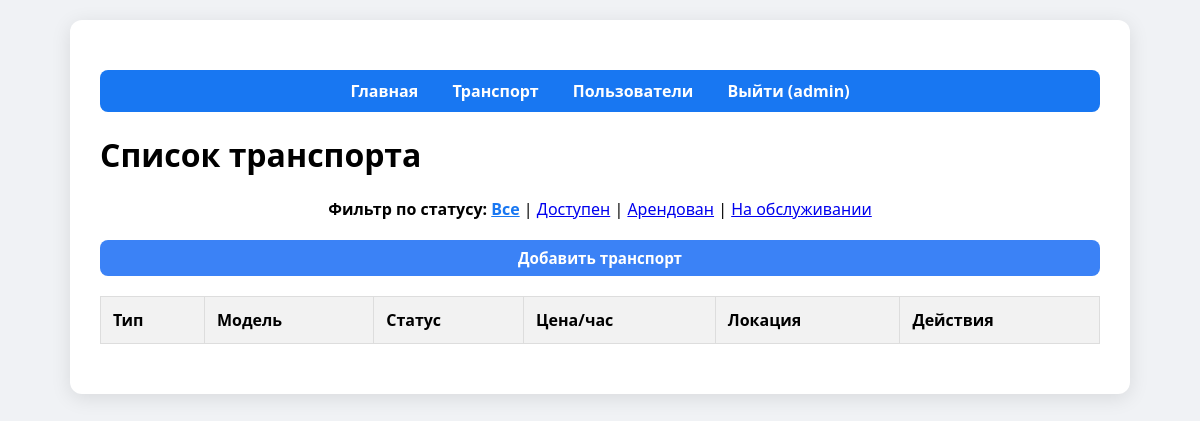
Page /transports (signed in) on the earlier database version.
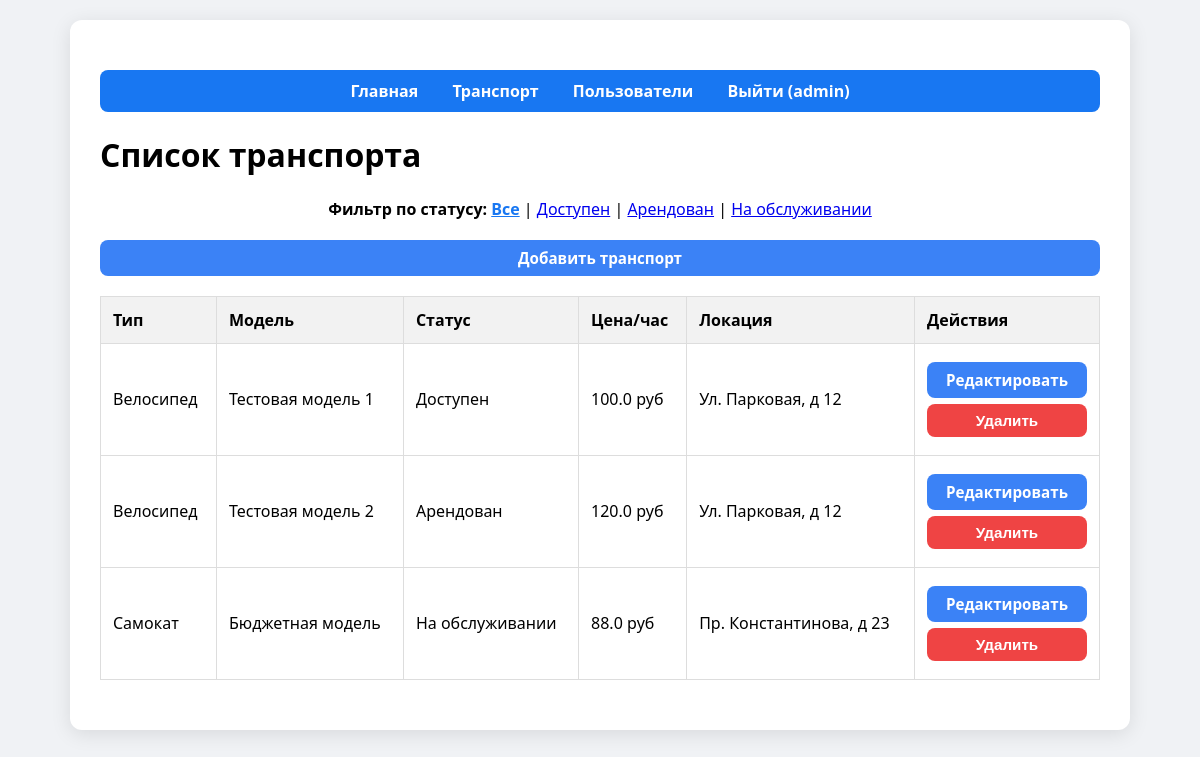
Same page on the later database version.
### models.py (models this page shows, shortened)
class User(UserMixin, db.Model):
    __tablename__ = 'users'
    id = db.Column(db.Integer, primary_key=True)
    username = db.Column(db.String(80), unique=True, nullable=False)
    password_hash = db.Column(db.String(256), nullable=False)
    role = db.Column(db.String(20), default='user')  # 'user' или 'admin'
    def is_admin(self):
        return self.role == 'admin'

class Transport(db.Model):
    __tablename__ = 'transports'
    id = db.Column(db.Integer, primary_key=True)
    type = db.Column(db.String(20), nullable=False)  # Велосипед / самокат
    model = db.Column(db.String(100), nullable=False)
    status = db.Column(db.String(20), default='available')  # Доступно, арендовано, тех.обслуживание
    price_per_hour = db.Column(db.Float, nullable=False)
    location = db.Column(db.String(100))

### app.py (the view)
@app.route('/transports')
@login_required
def transports():
    status_filter = request.args.get('status')
    query = Transport.query
    if status_filter in ['available', 'rented', 'maintenance']:
        query = query.filter_by(status=status_filter)
    transports = query.all()
    return render_template('transport_list.html',
                           transports=transports,
                           current_filter=status_filter)

### app.py (called while the page is built)
@login_manager.user_loader
def load_user(user_id):
    return User.query.get(int(user_id))

### templates/transport_list.html (shortened to what this page needs)
{% extends "base.html" %}
{% block content %}
<h1>Список транспорта</h1>
<div style="margin-bottom: 20px; text-align: center;">
    <strong>Фильтр по статусу:</strong>
    <a href="{{ url_for('transports') }}" class="{% if not current_filter %}active{% endif %}">Все</a> |
    <a href="{{ url_for('transports', status='available') }}" class="{% if current_filter == 'available' %}active{% endif %}">Доступен</a> |
    <a href="{{ url_for('transports', status='rented') }}" class="{% if current_filter == 'rented' %}active{% endif %}">Арендован</a> |
    <a href="{{ url_for('transports', status='maintenance') }}" class="{% if current_filter == 'maintenance' %}active{% endif %}">На обслуживании</a>
</div>
{% if current_user.is_admin() %}
    <div class="actions" style="margin-bottom: 20px; text-align: center;">
        <a href="{{ url_for('transport_edit') }}" class="button primary">Добавить транспорт</a>
    </div>
{% endif %}
<table>
    <thead>
        <tr>
            <th>Тип</th>
            <th>Модель</th>
            <th>Статус</th>
            <th>Цена/час</th>
            <th>Локация</th>
            <th>Действия</th>
        </tr>
    </thead>
    <tbody>
        {% for t in transports %}
        <tr>
            <td>{{ 'Велосипед' if t.type == 'bicycle' else 'Самокат' }}</td>
            <td>{{ t.model }}</td>
            <td>
                {% if t.status == 'available' %}Доступен
                {% elif t.status == 'rented' %}Арендован
                {% elif t.status == 'maintenance' %}На обслуживании{% endif %}
            </td>
            <td>{{ t.price_per_hour }} руб</td>
            <td>{{ t.location or '—' }}</td>
            <td class="actions">
                {% if current_user.is_admin() %}
                    <a href="{{ url_for('transport_edit', id=t.id) }}" class="button primary">Редактировать</a>
                    <form method="post" action="{{ url_for('transport_delete', id=t.id) }}" style="display:inline;">
                        <button type="submit" class="button delete" onclick="return confirm('Удалить этот транспорт?')">Удалить</button>
                    </form>
                {% endif %}
            </td>
        </tr>
        {% endfor %}
    </tbody>
</table>
{% endblock %}

### templates/base.html (shortened to what this page needs)
<!DOCTYPE html>
<html lang="ru">
<head>
    <link rel="stylesheet" href="{{ url_for('static', filename='style.css') }}">
</head>
<body>
    <div class="container">
        <nav>
            <a href="{{ url_for('index') }}">Главная</a>
            <a href="{{ url_for('transports') }}">Транспорт</a>
            {% if current_user.is_authenticated %}
                {% if current_user.is_admin() %}
                    <a href="{{ url_for('users_list') }}">Пользователи</a>
                {% endif %}
                <a href="{{ url_for('logout') }}">Выйти ({{ current_user.username }})</a>
            {% else %}
                <a href="{{ url_for('login') }}">Вход</a>
                <a href="{{ url_for('register') }}">Регистрация</a>
            {% endif %}
        </nav>
        {% block content %}{% endblock %}
    </div>
</body>
</html>

### static/style.css (style rules this page uses)
td.actions { text-align: center; vertical-align: middle; width: 160px; min-width: 160px; }
.actions .button { display: block; width: 100%; padding: 8px 12px; margin: 6px 0; border: none; border-radius: 8px; font-size: 0.95rem; font-weight: 600; text-decoration: none; cursor: pointer; transition: background 0.2s, transform 0.1s; box-sizing: border-box; text-align: center; }
.actions .button.primary { background: #3b82f6; color: white; }
.actions .button.delete { background: #ef4444; color: white; }

### templates/base.html (style rules this page uses)
body { font-family: 'Segoe UI', sans-serif; background: #f0f2f5; margin: 0; padding: 20px; }
.container { max-width: 1000px; margin: auto; background: white; padding: 30px; border-radius: 12px; box-shadow: 0 4px 20px rgba(0,0,0,0.1); }
nav { text-align: center; margin: 20px 0; padding: 10px; background: #1877f2; border-radius: 8px; }
nav a { color: white; margin: 0 15px; text-decoration: none; font-weight: bold; }
table { width: 100%; border-collapse: collapse; margin: 20px 0; }
th, td { border: 1px solid #ddd; padding: 12px; text-align: left; }
th { background: #f2f2f2; }
form { max-width: 600px; margin: 20px auto; }
input, select, button { width: 100%; padding: 10px; margin: 8px 0; border-radius: 6px; border: 1px solid #ccc; }
button { background: #1877f2; color: white; font-weight: bold; cursor: pointer; }
.actions { text-align: center; margin: 20px 0; }

### templates/transport_list.html (style rules this page uses)
a.active { font-weight: bold; color: #1877f2; text-decoration: underline; }

Differences in the rows shown:
added Transport: type "Велосипед", model "Тестовая модель 1", status "Доступен", price_per_hour "100.0", location "Ул. Парковая, д 12"
added Transport: type "Велосипед", model "Тестовая модель 2", status "Арендован", price_per_hour "120.0", location "Ул. Парковая, д 12"
added Transport: type "Самокат", model "Бюджетная модель", status "На обслуживании", price_per_hour "88.0", location "Пр. Константинова, д 23"
